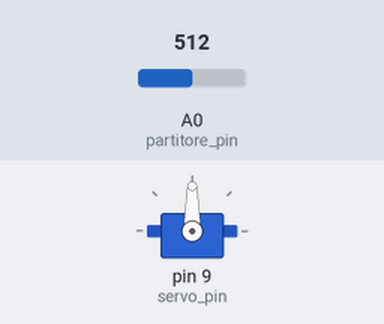
Recording of a sketch running on a simulated Arduino Uno, built with avr-gcc and run on an emulated ATmega328P. Parts: servo. The test bench sets the inputs (shaded band); at power-on: A0 (partitore_pin) = 512.

Above: at 1.2 s.
1.3 s: A0 (partitore_pin) set to 546
At 1.86 s:
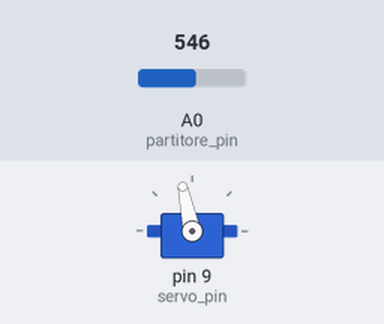
4.3 s: A0 (partitore_pin) set to 511
At 4.3 s:
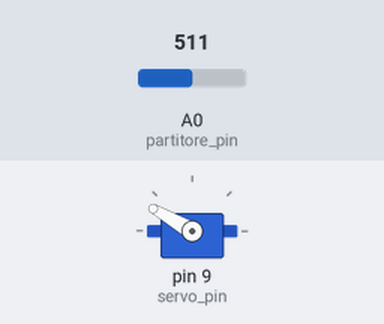
5.8 s: A0 (partitore_pin) set to 716
At 7.8 s:
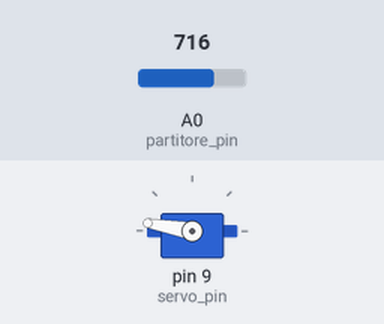
8.8 s: A0 (partitore_pin) set to 506
10.3 s: A0 (partitore_pin) set to 479
At 11.9 s:
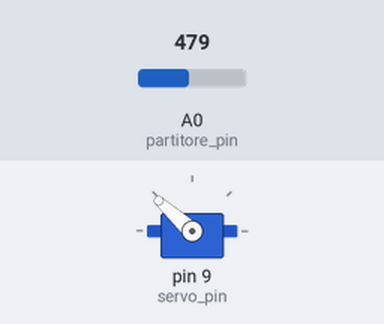
13.3 s: A0 (partitore_pin) set to 522
At 13.3 s:
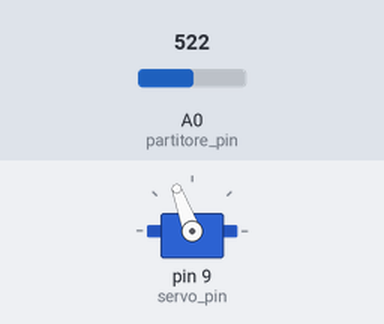
Timing chart, 0 to 15.8 s (numbered marks = the images above; inputs shaded):
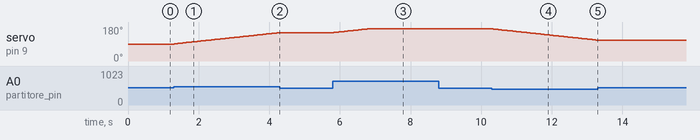

Measured:
- the behaviour switches between 532 and 533 on A0 (partitore_pin) (found by bisection; images 0 and 1)
- the behaviour switches between 492 and 491 on A0 (partitore_pin) (found by bisection; images 3 and 4)
- after the input at 1.3 s, servo on pin 9 (servo_pin): moves from 90° to 150° over 3.0 s, starting at once
- after the input at 4.3 s, servo on pin 9 (servo_pin): stays 150° (without the input it goes to 151° after 0.02 s)
- after the input at 5.8 s, servo on pin 9 (servo_pin): moves from 150° to 170° over 0.95 s, starting at once
- after the input at 8.8 s, every drawn part: stays the same
- after the input at 10.3 s, servo on pin 9 (servo_pin): moves from 170° to 110° over 3.0 s, starting at once
- after the input at 13.3 s, servo on pin 9 (servo_pin): stays 110° (without the input it goes to 109° after 0.05 s)

The sketch:

inseguitore_no_driver.ino
```cpp
#include <Servo.h>


int val;                  // valore letto in ingresso (range 0-1023)
int pos;                  // posizione del servo
int tolleranza=20;        // isteresi
int partitore_pin = A0;   // pin di lettura tensione del partitore
int servo_pin = 9;   	  // pin di controllo del servo
Servo myServo;			  // creo l'oggetto servo


void setup()
{
  pinMode(partitore_pin,INPUT);   // imposto il pin del partitore come ingresso per leggere il valore della tensione
  myServo.attach(servo_pin);	  // collego il servo al suo pin di controllo
  Serial.begin(9600);             // attivo la comunicazione seriale
  pos = 90;                       // imposto il servo in posizione centrale
}

void loop()
{
  val = analogRead(0);            // leggo il valore del partitore (range 0-1023  corrispondente a 0-5 Volt)
  if (val> 512+tolleranza){       // se il partitore legge PIU di 2.5 Volt + la tolleranza
    if (pos < 170){               // se non sono arrivato al MASSIMO del movimento del servo
      pos += 1;                   // INCREMENTO il valore della posizione del servo
      }
    }
  if (val< 512-tolleranza){       // se il partitore legge MENO di 2.5 Volt + la tolleranza
    if (pos > 10){                // se non sono arrivato al MINIMO del movimento del servo
      pos -= 1;                   // RIDUCO il valore della posizione del servo
      }
    }
	myServo.write(pos);			  // comando al servo di andare nella nuova posizione
    delay (50);                   // attendo 50 millisecondi prima di ripetere il ciclo
}
```
